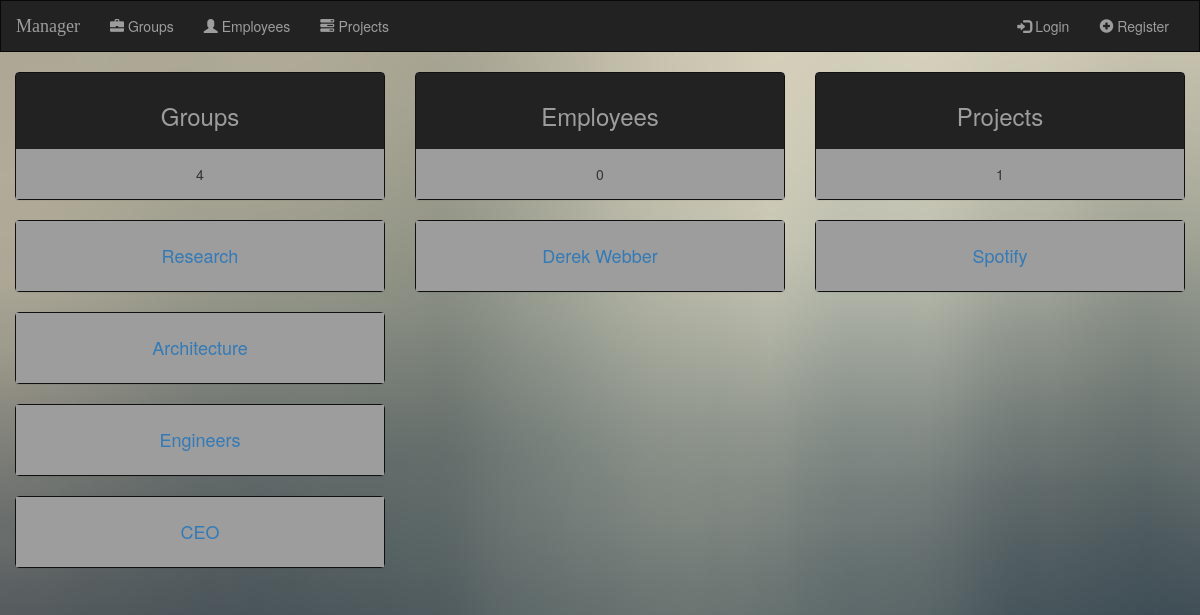
Before: /manager/ with the older database file.
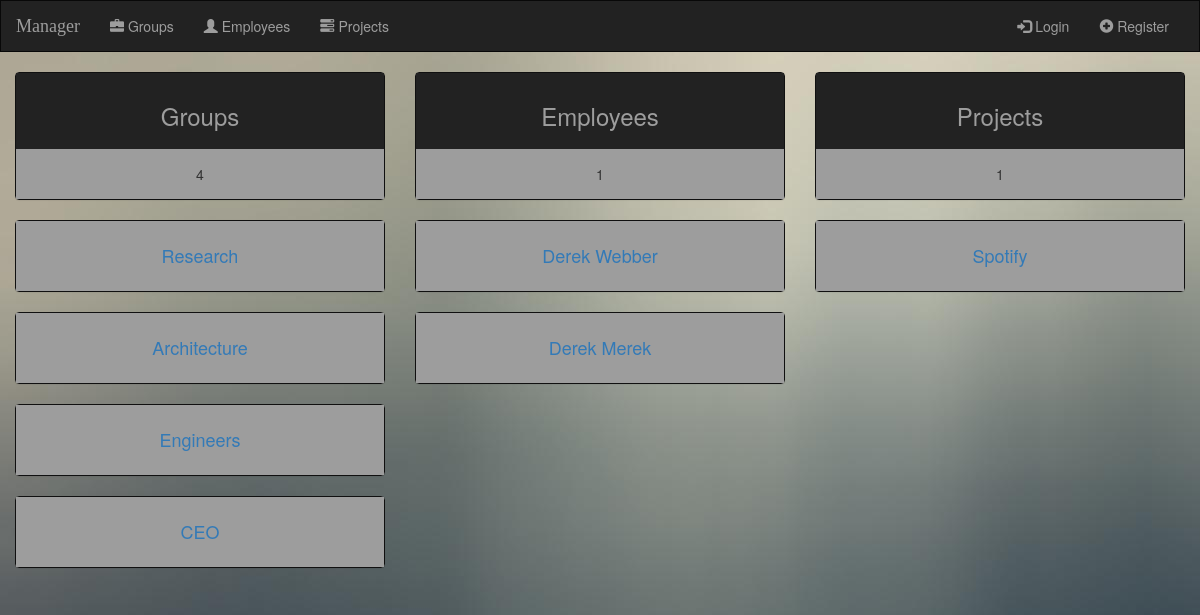
After: the same page with the newer database file.
### manager/models.py (models this page shows, shortened)
class Group(models.Model):
    name = models.CharField(max_length=100)
    description = models.CharField(max_length=500)
    photo = models.FileField()

class Employee(models.Model):
    user = models.OneToOneField(User, on_delete=models.CASCADE, primary_key=True)
    name = models.CharField(max_length=100)
    surname = models.CharField(max_length=100)
    photo = models.FileField(null=True)
    salary = models.IntegerField(null=True)
    group = models.ForeignKey(Group, on_delete=models.SET_NULL, blank=True, null=True)
    projects = models.ManyToManyField(Project, blank=True)

class Project(models.Model):
    name = models.CharField(max_length=250)
    description = models.CharField(max_length=500)
    budget = models.IntegerField()

### manager/views.py (the view)
class HomeView(generic.TemplateView):
    template_name = 'manager/home.html'
    def get_context_data(self, **kwargs):
        context = super(HomeView, self).get_context_data(**kwargs)
        context['group_count'] = Group.objects.count()
        context['employee_count'] = Employee.objects.count() - 1
        context['project_count'] = Project.objects.count()
        context['groups'] = Group.objects.all()
        context['employees'] = Employee.objects.all()
        context['projects'] = Project.objects.all()
        return context

### manager/templatetags/ifmatches.py (called while the page is built)
@register.tag
def ifmatches(parser, token):
    lst = token.split_contents()
    val = lst[1]
    regex = lst[2]
    nodelist_true = parser.parse(('else','endifmatches',))
    token = parser.next_token()
    if token.contents == 'else':
        nodelist_false = parser.parse(('endifmatches',))
        parser.delete_first_token()
    else:
        nodelist_false = template.NodeList()
    return MatchesRegexNode(nodelist_true, nodelist_false, val, regex)

    def render(self, context):
        val = self.val.resolve(context)
        if re.search(self.regex, val):
            return self.nodelist_true.render(context)
        else:
            return self.nodelist_false.render(context)

### manager/templates/manager/home.html (shortened to what this page needs)
{% extends 'manager/base.html' %}
{% block body %}
    <div class="row content">
        <div class="col-sm-4 text-center">
            <div class="panel panel-default">
                <div class="panel-heading"><h3>Groups</h3></div>
                <div class="panel-body">
                    {{ group_count }}
                </div>
            </div>
            {% for group in groups %}
                <div class="panel panel-default">
                    <div class="panel-body">
                            <a href="{% url 'manager:group' group.id %}">
                                <h4>{{ group.name }}</h4>
                            </a>
                    </div>
                </div>
            {% endfor %}
        </div>
        <div class="col-sm-4 text-center">
            <div class="panel panel-default">
                <div class="panel-heading"><h3>Employees</h3></div>
                <div class="panel-body">
                    {{ employee_count }}
                </div>
            </div>
            {% for employee in employees %}
                {% if not employee.user.is_superuser %}
                    <div class="panel panel-default">
                        <div class="panel-body">
                                <a href="{% url 'manager:employee' employee.user.id %}">
                                    <h4>{{ employee.name }} {{ employee.surname }}</h4>
                                </a>
                        </div>
                    </div>
                {% endif %}
            {% endfor %}
        </div>
        <div class="col-sm-4 text-center">
            <div class="panel panel-default">
                <div class="panel-heading"><h3>Projects</h3></div>
                <div class="panel-body">
                    {{ project_count }}
                </div>
            </div>
            {% for project in projects %}
                <div class="panel panel-default">
                    <div class="panel-body">
                            <a href="{% url 'manager:project' project.id %}">
                                <h4>{{ project.name }}</h4>
                            </a>
                    </div>
                </div>
            {% endfor %}
        </div>
    </div>
{% endblock %}

Changed rows visible on the page:
added Employee: name "Derek", surname "Merek"
Other visible differences:
{{ employee_count }}: "0" → "1"
